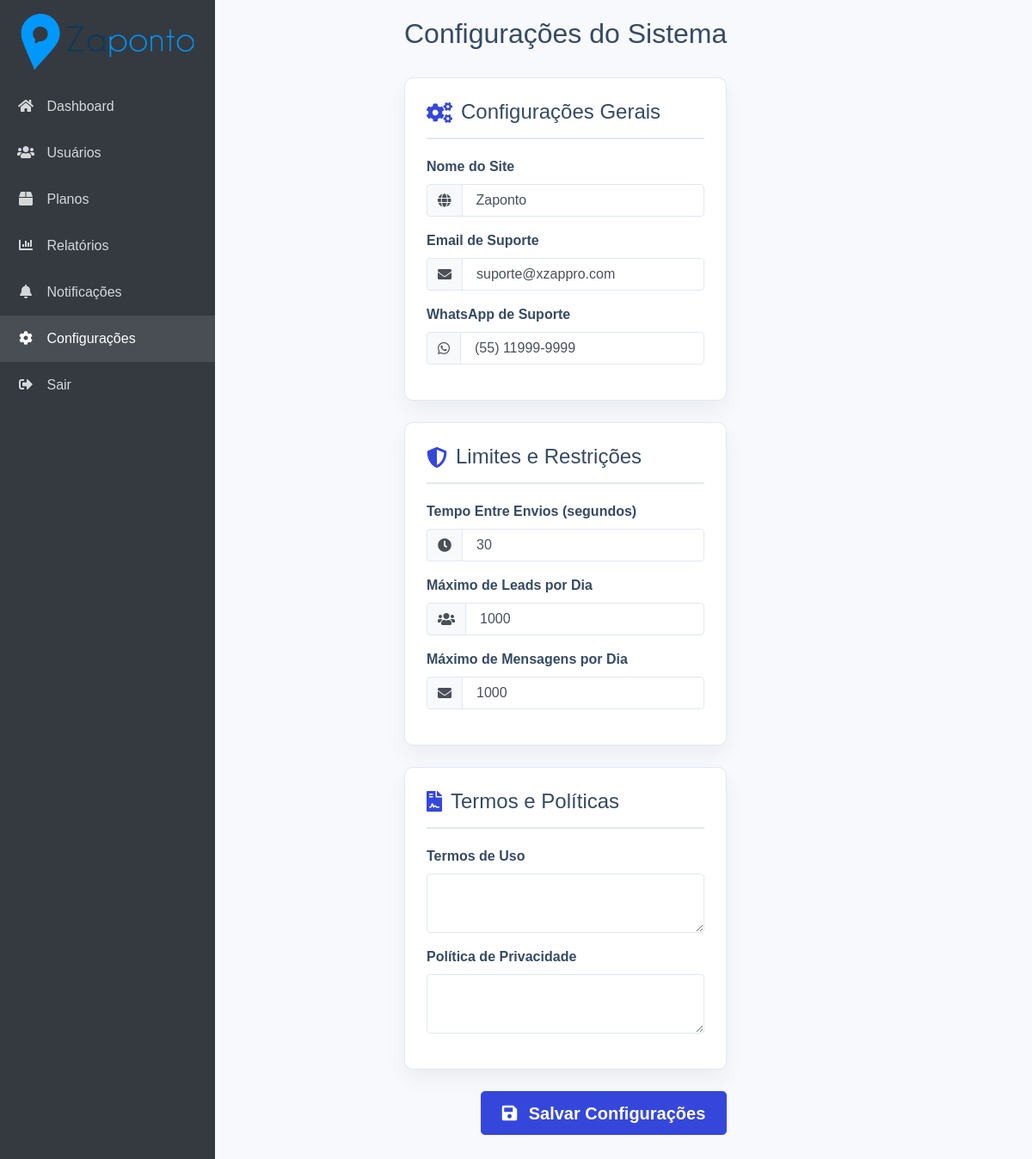
/pages/admin/configuracoes.php (signed in), run on the app's committed database.
### tables this page shows
CREATE TABLE `configuracoes` (
  `id` int(11) NOT NULL,
  `nome_site` varchar(100) NOT NULL,
  `email_suporte` varchar(100) NOT NULL,
  `whatsapp_suporte` varchar(20) NOT NULL,
  `tempo_entre_envios` int(11) NOT NULL DEFAULT 30,
  `max_leads_dia` int(11) NOT NULL DEFAULT 1000,
  `max_mensagens_dia` int(11) NOT NULL DEFAULT 1000,
  `termos_uso` text DEFAULT NULL,
  `politica_privacidade` text DEFAULT NULL,
  `created_at` datetime DEFAULT current_timestamp(),
  `updated_at` datetime DEFAULT current_timestamp() ON UPDATE current_timestamp()
);

### pages/admin/configuracoes.php (the view, shortened to what this page needs)
<?php
include '../../includes/db.php';
$config = $pdo->query("SELECT * FROM configuracoes WHERE id = 1")->fetch();
?>
<!DOCTYPE html>
<html lang="pt-br">
<head>
    <link rel="stylesheet" href="https://stackpath.bootstrapcdn.com/bootstrap/4.5.2/css/bootstrap.min.css">
    <link rel="stylesheet" href="https://cdnjs.cloudflare.com/ajax/libs/font-awesome/5.15.1/css/all.min.css">
    <link href="https://cdn.jsdelivr.net/npm/summernote@0.8.18/dist/summernote-bs4.min.css" rel="stylesheet">
</head>
<body>
    <div class="container-fluid">
        <div class="row">
            <?php include 'menu.php'; ?>
            <div class="main-content">
                <div class="d-flex justify-content-between align-items-center mb-4">
                    <h2>Configurações do Sistema</h2>
                </div>
                <form method="POST" id="configForm">
                    <div class="config-section">
                        <h4>
                            <i class="fas fa-cogs"></i>
                            Configurações Gerais
                        </h4>
                        <div class="form-group">
                            <label>Nome do Site</label>
                            <div class="input-group">
                                <div class="input-group-prepend">
                                    <span class="input-group-text">
                                        <i class="fas fa-globe"></i>
                                    </span>
                                </div>
                                <input type="text" name="nome_site" class="form-control" value="<?php echo htmlspecialchars($config['nome_site']); ?>" required>
                            </div>
                        </div>
                        <div class="form-group">
                            <label>Email de Suporte</label>
                            <div class="input-group">
                                <div class="input-group-prepend">
                                    <span class="input-group-text">
                                        <i class="fas fa-envelope"></i>
                                    </span>
                                </div>
                                <input type="email" name="email_suporte" class="form-control" value="<?php echo htmlspecialchars($config['email_suporte']); ?>" required>
                            </div>
                        </div>
                        <div class="form-group">
                            <label>WhatsApp de Suporte</label>
                            <div class="input-group">
                                <div class="input-group-prepend">
                                    <span class="input-group-text">
                                        <i class="fab fa-whatsapp"></i>
                                    </span>
                                </div>
                                <input type="text" name="whatsapp_suporte" id="whatsapp_suporte" class="form-control" value="<?php echo htmlspecialchars($config['whatsapp_suporte']); ?>" required>
                            </div>
                        </div>
                    </div>
                    <div class="config-section">
                        <h4>
                            <i class="fas fa-shield-alt"></i>
                            Limites e Restrições
                        </h4>
                        <div class="form-group">
                            <label>Tempo Entre Envios (segundos)</label>
                            <div class="input-group">
                                <div class="input-group-prepend">
                                    <span class="input-group-text">
                                        <i class="fas fa-clock"></i>
                                    </span>
                                </div>
                                <input type="number" name="tempo_entre_envios" class="form-control" value="<?php echo htmlspecialchars($config['tempo_entre_envios']); ?>" required min="0">
                            </div>
                        </div>
                        <div class="form-group">
                            <label>Máximo de Leads por Dia</label>
                            <div class="input-group">
                                <div class="input-group-prepend">
                                    <span class="input-group-text">
                                        <i class="fas fa-users"></i>
                                    </span>
                                </div>
                                <input type="number" name="max_leads_dia" class="form-control" value="<?php echo htmlspecialchars($config['max_leads_dia']); ?>" required min="0">
                            </div>
                        </div>
                        <div class="form-group">
                            <label>Máximo de Mensagens por Dia</label>
                            <div class="input-group">
                                <div class="input-group-prepend">
                                    <span class="input-group-text">
                                        <i class="fas fa-envelope"></i>
                                    </span>
                                </div>
                                <input type="number" name="max_mensagens_dia" class="form-control" value="<?php echo htmlspecialchars($config['max_mensagens_dia']); ?>" required min="0">
                            </div>
                        </div>
                    </div>
                    <div class="config-section">
                        <h4>
                            <i class="fas fa-file-contract"></i>
                            Termos e Políticas
                        </h4>
                        <div class="form-group">
                            <label>Termos de Uso</label>
                            <textarea name="termos_uso" id="termos_uso" class="form-control"><?php echo htmlspecialchars($config['termos_uso']); ?></textarea>
                        </div>
                        <div class="form-group">
                            <label>Política de Privacidade</label>
                            <textarea name="politica_privacidade" id="politica_privacidade" class="form-control"><?php echo htmlspecialchars($config['politica_privacidade']); ?></textarea>
                        </div>
                    </div>
                    <div class="text-right mb-4">
                        <button type="submit" class="btn btn-primary btn-lg">
                            <i class="fas fa-save mr-2"></i>
                            Salvar Configurações
                        </button>
                    </div>
                </form>
            </div>
        </div>
    </div>
</body>
</html>

### pages/admin/configuracoes.php (style rules this page uses)
:root { --primary-color: #3547DB; --primary-hover: #283593; --success-color: #2CC149; --background-color: #f7f9fc; --text-color: #364a63; --border-color: #e2e8f0; --card-shadow: 0 0.75rem 1.5rem rgba(0, 0, 0, 0.05); }
body { background-color: var(--background-color); color: var(--text-color); font-family: 'Nunito', sans-serif; }
.main-content { margin-left: 250px; padding: 20px; transition: margin-left 0.3s; }
.config-section { background: #fff; padding: 25px; border-radius: 10px; margin-bottom: 25px; box-shadow: var(--card-shadow); border: 1px solid var(--border-color); }
.config-section h4 { color: var(--text-color); margin-bottom: 20px; padding-bottom: 15px; border-bottom: 2px solid var(--border-color); display: flex; align-items: center; }
.config-section h4 i { margin-right: 10px; color: var(--primary-color); }
.form-control { border-color: var(--border-color); padding: 0.6rem 1rem; }
.btn-primary { background-color: var(--primary-color); border-color: var(--primary-color); padding: 0.6rem 1.5rem; font-weight: 600; }
.form-group label { font-weight: 600; color: var(--text-color); margin-bottom: 0.5rem; }
.input-group-text { background-color: #f8f9fa; border-color: var(--border-color); }

### data on the page
configuracoes: nome_site "Zaponto", email_suporte "suporte@xzappro.com", whatsapp_suporte "(55) 11999-9999", tempo_entre_envios "30", max_leads_dia "1000", max_mensagens_dia "1000"
